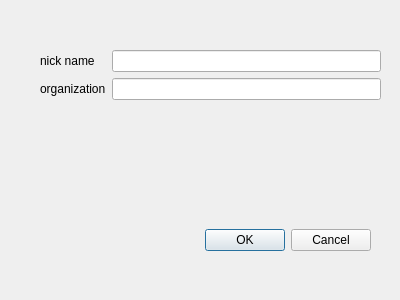
<?xml version="1.0" encoding="UTF-8"?>
<ui version="4.0">
 <class>JDialogUpdateUserInfo</class>
 <widget class="QDialog" name="JDialogUpdateUserInfo">
  <property name="geometry">
   <rect>
    <x>0</x>
    <y>0</y>
    <width>400</width>
    <height>300</height>
   </rect>
  </property>
  <property name="windowTitle">
   <string>update my user info</string>
  </property>
  <widget class="QDialogButtonBox" name="buttonBox">
   <property name="geometry">
    <rect>
     <x>180</x>
     <y>220</y>
     <width>191</width>
     <height>41</height>
    </rect>
   </property>
   <property name="layoutDirection">
    <enum>Qt::LeftToRight</enum>
   </property>
   <property name="orientation">
    <enum>Qt::Horizontal</enum>
   </property>
   <property name="standardButtons">
    <set>QDialogButtonBox::Cancel|QDialogButtonBox::Ok</set>
   </property>
  </widget>
  <widget class="QWidget" name="formLayoutWidget">
   <property name="geometry">
    <rect>
     <x>40</x>
     <y>50</y>
     <width>341</width>
     <height>81</height>
    </rect>
   </property>
   <layout class="QFormLayout" name="formLayout">
    <item row="0" column="0">
     <widget class="QLabel" name="label_nickname">
      <property name="text">
       <string>nick name</string>
      </property>
     </widget>
    </item>
    <item row="1" column="0">
     <widget class="QLabel" name="label_organization">
      <property name="text">
       <string>organization</string>
      </property>
     </widget>
    </item>
    <item row="0" column="1">
     <widget class="QLineEdit" name="lineEdit_nickname"/>
    </item>
    <item row="1" column="1">
     <widget class="QLineEdit" name="lineEdit_organization"/>
    </item>
   </layout>
  </widget>
 </widget>
 <resources/>
 <connections>
  <connection>
   <sender>buttonBox</sender>
   <signal>accepted()</signal>
   <receiver>JDialogUpdateUserInfo</receiver>
   <slot>accept()</slot>
   <hints>
    <hint type="sourcelabel">
     <x>248</x>
     <y>254</y>
    </hint>
    <hint type="destinationlabel">
     <x>157</x>
     <y>274</y>
    </hint>
   </hints>
  </connection>
  <connection>
   <sender>buttonBox</sender>
   <signal>rejected()</signal>
   <receiver>JDialogUpdateUserInfo</receiver>
   <slot>reject()</slot>
   <hints>
    <hint type="sourcelabel">
     <x>316</x>
     <y>260</y>
    </hint>
    <hint type="destinationlabel">
     <x>286</x>
     <y>274</y>
    </hint>
   </hints>
  </connection>
 </connections>
</ui>
